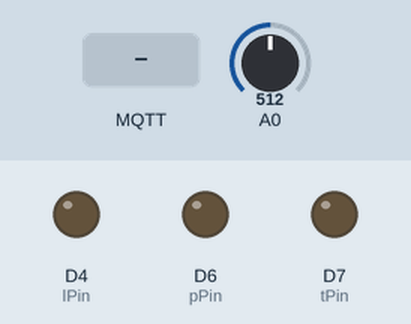
The sketch below on a simulated ESP8266 (NodeMCU). Parts: output pins drawn as LEDs (lit = HIGH). The inputs (shaded band) are chosen by the test bench; at power-on: A0 = 512. WiFi joins after 1.5 s; servers stay silent unless stated; no MQTT or app messages arrive unless stated; what the sketch prints to the serial monitor is not drawn.

Above: at 2.7 s.
2.8 s: MQTT message "light" arrives on the first subscribed topic
At 4.8 s:
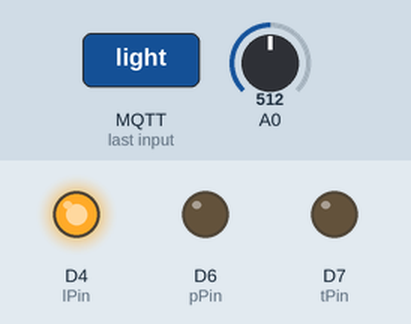
5.8 s: MQTT message "temp" arrives on the first subscribed topic
Timing chart, 0 to 8.8 s (numbered marks = the images above; inputs shaded):
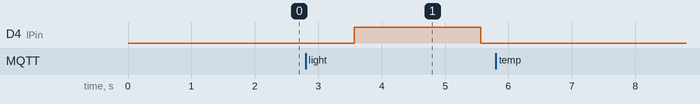

Measured:
- after the input at 2.8 s, D4 (lPin): LOW → HIGH after 0.76 s, → LOW 2.0 s later

The sketch:

fishtanksensor.ino
```cpp
#include <ESP8266WiFi.h>
#include <PubSubClient.h>

const char* ssid = "Chicken Hat"; //SSID of your Wi-Fi router
const char* password = "super 40141 HAIRcut party"; //Password of your Wi-Fi router
const char* mqtt_server = "192.168.44.88"; //ip of hub

double lightamount = 0;
double temperature = 0;
#define pPin D6 //photo resistor pin
#define tPin D7 //Temp pin
#define lPin D4 //light pin
WiFiClient espClient;
PubSubClient client(espClient);
char message_buff[50];

void temp(){
  digitalWrite(pPin, LOW);
  digitalWrite(tPin, HIGH);
  temperature = analogRead(A0);
  float voltage = (temperature * 5.0)/ 1024.0;
  float tempc = (voltage-0.5) * 100;
  float tempf = (tempc * 9.0 / 5.0 ) + 32;
  Serial.println(tempf);
  digitalWrite(tPin, LOW);
  String pubString = String(tempf);
  pubString.toCharArray(message_buff, pubString.length()+1);
  client.publish("temp", message_buff);
}

void photoResistor(){
  lightOn();
  delay(1000);
  digitalWrite(tPin, LOW);
  digitalWrite(pPin, HIGH);
  lightamount = analogRead(A0);
  Serial.println(lightamount);
  digitalWrite(pPin, LOW);
  delay(1000);
  lightOff();
  String pubString = String(lightamount);
  pubString.toCharArray(message_buff, pubString.length()+1);
  client.publish("light", message_buff);
}

void lightOn(){
  digitalWrite(lPin, HIGH);
}

void lightOff(){
  digitalWrite(lPin, LOW);
}

void setup_wifi() {
  Serial.print("Connecting to ");
  Serial.println(ssid);
  WiFi.begin(ssid, password);
  while (WiFi.status() != WL_CONNECTED) {
    delay(500);
    Serial.print(".");
  }
  Serial.println("WiFi connected");
  Serial.println("IP address: ");
  Serial.println(WiFi.localIP());
}

void callback(char* topic, byte* payload, unsigned int length) {
  char msg[length];
  Serial.print("Message arrived [");
  Serial.print(topic);
  Serial.print("] ");
  // create character buffer with ending null terminator (string)
  int i = 0;
  for(i=0; i<length; i++) {
    message_buff[i] = payload[i];
  }
  message_buff[i] = '\0';

  String msgString = String(message_buff);
	Serial.println(msgString);
  if (msgString.equals("light")){
    photoResistor();
  }
  else if (msgString.equals("temp")){
    temp();
  }
}

void reconnect() {
  while (!client.connected()) {
    Serial.print("Attempting MQTT connection...");
    String clientId = "button";
    // Attempt to connect
    if (client.connect(clientId.c_str())) {
      Serial.println("connected");
      // Once connected, publish an announcement...
      client.publish("status", clientId.c_str());
      client.subscribe("command");
    } else {
      Serial.print("failed, rc=");
      Serial.print(client.state());
      Serial.println(" try again in 5 seconds");
      // Wait 5 seconds before retrying
      delay(5000);
    }
  }
}
void setup()
{
  Serial.begin(9600);
  pinMode(A0, INPUT);
  pinMode(tPin, OUTPUT);
  pinMode(pPin, OUTPUT);
  pinMode(lPin, OUTPUT);
  setup_wifi();
  client.setServer(mqtt_server, 1883);
  client.setCallback(callback);
}

void loop() {

  if(!client.connected()){
    reconnect();
  }
  client.loop();
  //photoResistor();
  //temp();
  delay(1000);
}
```
